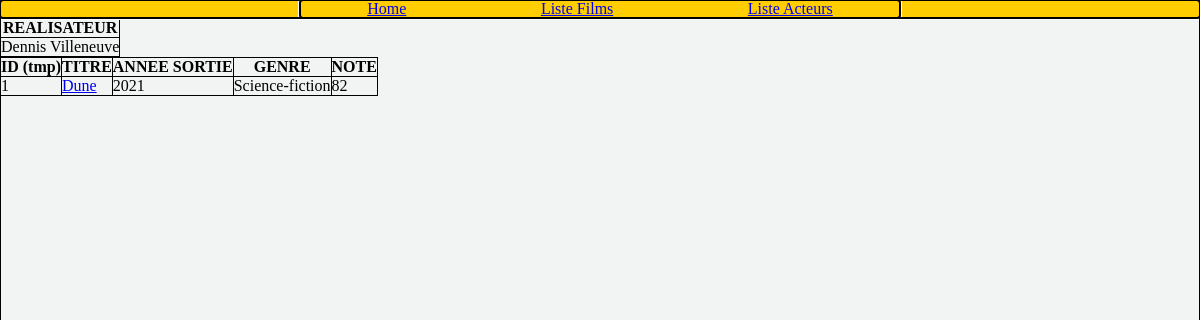
Screenshot of /index.php?action=detailReal&id=1 with the database file from the repository.
### tables this page shows
CREATE TABLE IF NOT EXISTS `film` (
  `id_film` int NOT NULL AUTO_INCREMENT,
  `titre_film` varchar(50) NOT NULL DEFAULT '0',
  `sortie_film` date DEFAULT NULL,
  `duree_film` int NOT NULL DEFAULT '0',
  `resume_film` text,
  `note_film` int NOT NULL DEFAULT '0',
  `url_affiche_film` varchar(255) NOT NULL DEFAULT '0',
  `id_realisateur` int DEFAULT NULL,
  PRIMARY KEY (`id_film`),
  KEY `id_realisateur` (`id_realisateur`),
  CONSTRAINT `FK_film_realisateur` FOREIGN KEY (`id_realisateur`) REFERENCES `realisateur` (`id_realisateur`)
);

CREATE TABLE IF NOT EXISTS `genre` (
  `id_genre` int NOT NULL AUTO_INCREMENT,
  `libelle_genre` varchar(50) NOT NULL DEFAULT '0',
  PRIMARY KEY (`id_genre`)
);

### controller/CinemaController.php (called while the page is built, shortened)
<?php
class CinemaController
{
    public function detailReal($id)
    {
        $pdo = Connect::seConnecter();
        $requeteDetailReal = $pdo->query(
            "SELECT p.prenom_personne, p.nom_personne
            FROM personne p
            INNER JOIN realisateur r ON p.id_personne = r.id_personne
            WHERE r.id_realisateur = $id
            GROUP BY p.id_personne;"
        );
        $filmographie = $pdo->query(
            "SELECT g.id_genre, f.id_film, f.titre_film, YEAR(f.sortie_film) AS sortie_film, g.libelle_genre, f.note_film
            FROM film f
            INNER JOIN realisateur r ON f.id_realisateur = r.id_realisateur
            INNER JOIN appartenir a ON f.id_film = a.id_film
            INNER JOIN genre g ON a.id_genre = g.id_genre
            WHERE r.id_realisateur = $id
            GROUP BY r.id_realisateur, f.id_film, g.id_genre
            ORDER BY f.note_film DESC, sortie_film DESC;"
        );
        require "view/detailReal.php";
    }
}

### view/detailReal.php (the view, shortened to what this page needs)
<?php $real = $requeteDetailReal->fetch(); ?>
<table class="uk-table uk-table-striped" style="border: 1px solid black; border-collapse: collapse;">
    <thead>
        <tr>
            <th style="border: 1px solid black;">REALISATEUR</th>
        </tr>
    </thead>
    <tbody>
        <tr>
            <td style="border: 1px solid black;"><?= $real["prenom_personne"] ?> <?= $real["nom_personne"] ?></td>
        </tr>
    </tbody>
</table>
<?php $films = $filmographie->fetchAll() ?>
<table class="uk-table uk-table-striped" style="border: 1px solid black; border-collapse: collapse;">
    <thead>
        <tr>
            <th style="border: 1px solid black;">ID (tmp)</th>
            <th style="border: 1px solid black;">TITRE</th>
            <th style="border: 1px solid black;">ANNEE SORTIE</th>
            <th style="border: 1px solid black;">GENRE</th>
            <th style="border: 1px solid black;">NOTE</th>
        </tr>
    </thead>
    <tbody>
        <?php foreach ($films as $film) { ?>
            <tr>
                <td style="border: 1px solid black;"><?= $film["id_film"] ?></td>
                <td style="border: 1px solid black;"><a href="index.php?action=detailFilm&id=<?= $film["id_film"] ?>"><?= $film["titre_film"] ?></a></td>
                <td style="border: 1px solid black;"><?= $film["sortie_film"] ?></td>
                <td style="border: 1px solid black;"><?= $film["libelle_genre"] ?></td>
                <td style="border: 1px solid black;"><?= $film["note_film"] ?></td>
            </tr>
        <?php } ?>
    </tbody>
</table>
<?php
require "view/template.php";

### public/css/style.css (style rules this page uses)
* { margin: 0; padding: 0; box-sizing: border-box; }
:root { --main-header-background-color: #ffcd00; --main-body-background-color: #f2f3f3; --affiche-font-color: #fafafa; --main-font-family: Arial, Helvetica, sans-serif; }

### rows the page displays
film: id_film "1", titre_film "Dune", sortie_film "2021", genre.libelle_genre "Science-fiction", note_film "82"

### other values shown
$real["prenom_personne"] "Dennis"
$real["nom_personne"] "Villeneuve"
